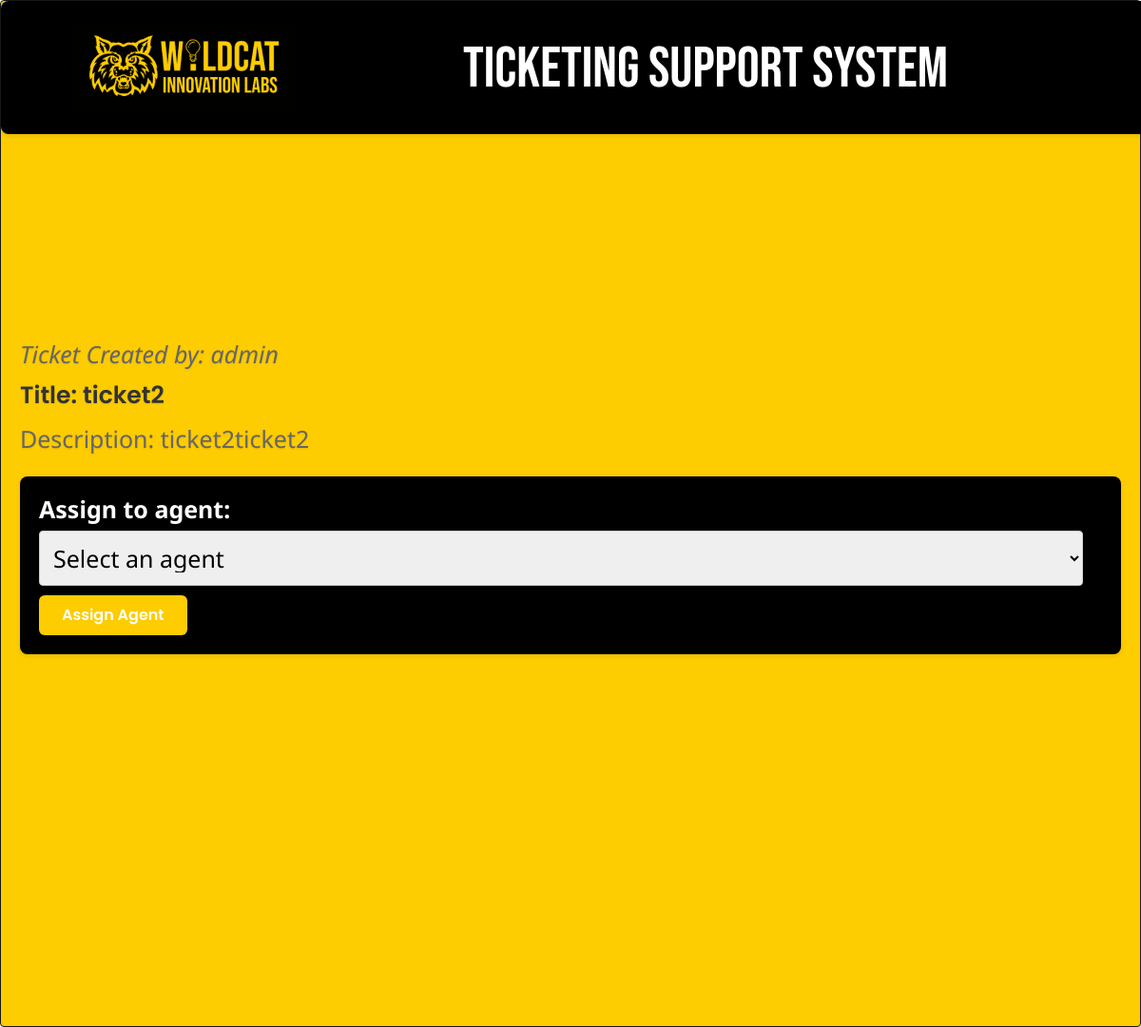
/ticket/2/ (signed in), run on the app's committed database.
### support/models.py (models this page shows, shortened)
class SupportTicket(models.Model):
    ticket_id = models.AutoField(primary_key=True)
    LOW = 'Low'
    MEDIUM = 'Medium'
    HIGH = 'High'
    PRIORITY_CHOICES = [
        (LOW, 'Low'),
        (MEDIUM, 'Medium'),
        (HIGH, 'High'),
    ]
    ELECTRICAL = 'Electrical'
    IT = 'IT'
    FACILITIES = 'Facilities'
    OTHER = 'Other'
    CATEGORY_CHOICES = [
        (ELECTRICAL, 'Electrical'),
        (IT, 'IT'),
        (FACILITIES, 'Facilities'),
        (OTHER, 'Other'),
    ]
    title = models.CharField(max_length=100)
    description = models.TextField()
    status = models.CharField(max_length=20, choices=[
        ('Open', 'Open'),
        ('InProgress', 'InProgress'),
        ('Resolved', 'Resolved'),
        ('Closed', 'Closed'),
    ])
    priority = models.CharField(max_length=10, choices=PRIORITY_CHOICES, default=LOW)
    category = models.CharField(max_length=20, choices=CATEGORY_CHOICES, default=OTHER)
    created_by = models.ForeignKey(User, related_name='tickets_created', on_delete=models.CASCADE)
    assigned_to = models.ForeignKey(User, related_name='tickets_assigned', on_delete=models.SET_NULL, null=True, blank=True)
    created_date = models.DateTimeField(auto_now_add=True)

### support/views.py (the view, shortened to what this page needs)
# urls.py: path('ticket/<int:ticket_id>/', views.view_ticket, name='view_ticket'),
@login_required
def view_ticket(request, ticket_id):
    if not request.user.is_superuser:
        return redirect('dashboard_user')
    ticket = get_object_or_404(SupportTicket, ticket_id=ticket_id)
    user = User.objects.filter(is_superuser=False)
    has_users = user.exists()
    form = MessageForm()
    return render(request, 'support/view_ticket.html', {
        'ticket': ticket,
        'form': form,
        'users': user,
        'has_users': has_users
    })

### support/forms.py
class MessageForm(forms.ModelForm):
    class Meta:
        model = Message
        fields = ['content']

### support/templates/support/view_ticket.html (shortened to what this page needs)
{% load static %}
<!DOCTYPE html>
<html lang="english">
<head>
  <link
    rel="stylesheet"
    href="https://unpkg.com/animate.css@4.1.1/animate.css"
  />
  <link
    rel="stylesheet"
    href="https://unpkg.com/@teleporthq/teleport-custom-scripts/dist/style.css"
  />
  <link rel="stylesheet" href="{% static 'support/style3.css' %}">
  <link rel="stylesheet" href="{% static 'support/dashboard1.css' %}">
</head>
<body>
<link rel="stylesheet" href="{% static 'support/style3.css' %}" />
<div>
  <link rel="stylesheet" href="{% static 'support/dashboard1.css' %}" />
  <div class="dashboard-container">
    <div class="dashboard-login-page">
      <div class="dashboard-rectangle1">
        <ul id="tickets-table">
            <thead>
                <div class="ticket-content">
                    <div class="ticket-header">
                        <p class="ticket-creator">Ticket Created by: {{ ticket.created_by }}</p>
                        <h2>Title: {{ ticket.title }}</h2>
                    </div>
                    <div class="ticket-description">
                        <p>Description: {{ ticket.description }}</p>
                    </div>
                    <form method="post">
                      {% if has_users %}
                        <label for="agent">Assign to agent:</label>
                        <select name="agent" id="agent">
                          <option value="">Select an agent</option>
                        </select>
                      {% endif %}
                      <button type="submit" name="assign_agent">Assign Agent</button>
                    </form>
                </div>
        </ul>
      <div class="dashboard-navigation-bar">
        <div class="dashboard-rectangle2">
          <img
            src="{% static 'img/image2425-rrom-200h.png'%}"
            alt="image2425"
            class="dashboard-image2"/>
          <span class="dashboard-text2">TICKETING SUPPORT SYSTEM</span>
        </div>
      </div>
    </div>
  </div>
</div>
</div>
</body>
</html>

### support/static/support/style3.css (style rules this page uses)
:root { --dl-size-size-large: 144px; --dl-size-size-small: 48px; --dl-size-size-medium: 96px; --dl-size-size-xlarge: 192px; --dl-size-size-xsmall: 16px; --dl-space-space-unit: 16px; --dl-size-size-xxlarge: 288px; --dl-size-size-maxwidth: 1400px; --dl-color-theme-accent1: #F3E8E2; --dl-color-theme-accent2: #D8BFAF; --dl-radius-radius-round: 50%; --dl-color-theme-primary1: #D1510A; --dl-color-theme-primary2: #923A06; --dl-space-space-halfunit: 8px; --dl-space-space-sixunits: 96px; --dl-space-space-twounits: 32px; --dl-radius-radius-radius2: 2px; --dl-radius-radius-radius4: 4px; --dl-radius-radius-radius8: 8px; --dl-space-space-fiveunits: 80px; --dl-space-space-fourunits: 64px; --dl-color-theme-secondary1: #F3E8E2; --dl-color-theme-secondary2: #E0D1CB; --dl-space-space-threeunits: 48px; --dl-color-theme-neutral-dark: #191818; --dl-radius-radius-cardradius: 8px; --dl-color-theme-neutral-light: #FBFAF9; --dl-radius-radius-imageradius: 8px; --dl-radius-radius-inputradius: 24px; --dl-radius-radius-buttonradius: 24px; --dl-space-space-oneandhalfunits: 24px; }

### support/static/support/dashboard1.css (style rules this page uses)
.dashboard-container { width: 100%; display: flex; overflow: auto; min-height: 100vh; align-items: center; flex-direction: column; }
.dashboard-login-page { width: 100%; height: 1080px; display: flex; overflow: hidden; position: relative; align-items: center; flex-shrink: 0; justify-content: center; background-color: #ffffff; }
.dashboard-rectangle1 { width: 1920px; height: 1080px; display: flex; position: relative; align-self: flex-start; box-shadow: 5px 5px 10px 0px #d4d4d4; align-items: center; border-color: var(--dl-color-theme-neutral-dark); border-width: 1px; border-radius: var(--dl-radius-radius-radius4); animation-name: none; animation-delay: 0s; background-size: cover; justify-content: center; background-image: url("public/rectangle1423-se-2000w.png"); animation-duration: 300ms; animation-direction: normal; background-position: center; animation-iteration-count: 1; animation-timing-function: ease; }
.dashboard-navigation-bar { top: 0px; flex: 0 0 auto; left: 0px; width: 1920px; height: auto; display: flex; position: absolute; align-self: center; align-items: center; flex-direction: column; justify-content: flex-start; }
.dashboard-rectangle2 { width: 1920px; height: 140px; display: flex; position: relative; align-self: center; align-items: center; flex-direction: row; background-size: cover; justify-content: center; background-image: url("public/rectangle2424-ujyj-200h.png"); background-position: center; }
.dashboard-image2 { top: 23px; left: 74px; width: 236px; height: 93px; position: absolute; }
.dashboard-text2 { top: 38px; left: 486px; color: #ffffff; position: absolute; font-size: 60px; font-family: "Bebas Neue"; }

### data on the page
SupportTicket: created_by "admin", title "ticket2", description "ticket2ticket2"
